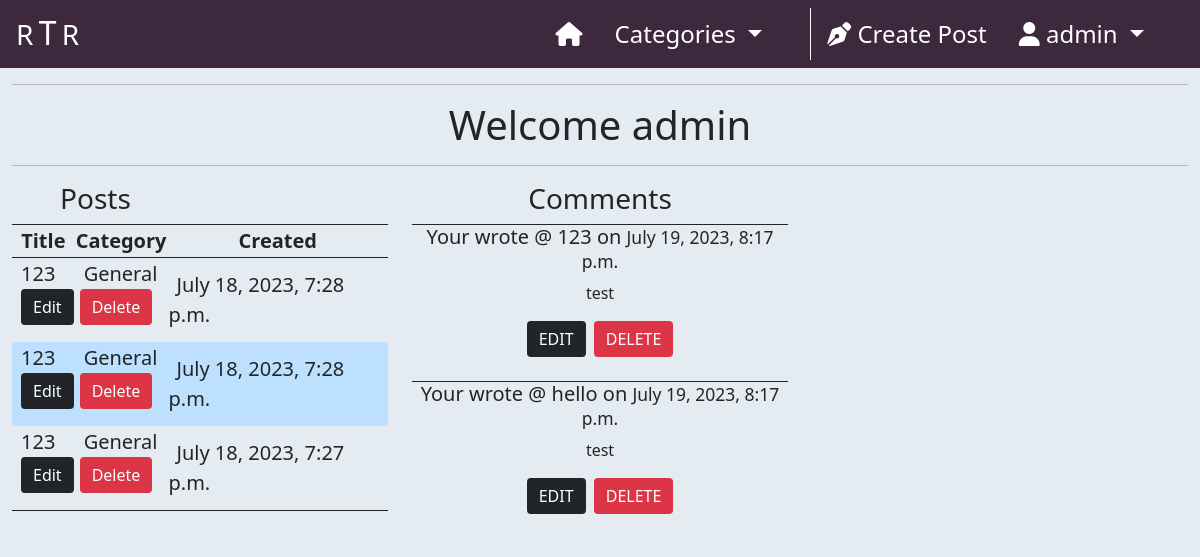
Before: /profile/ (signed in) with the older database file.
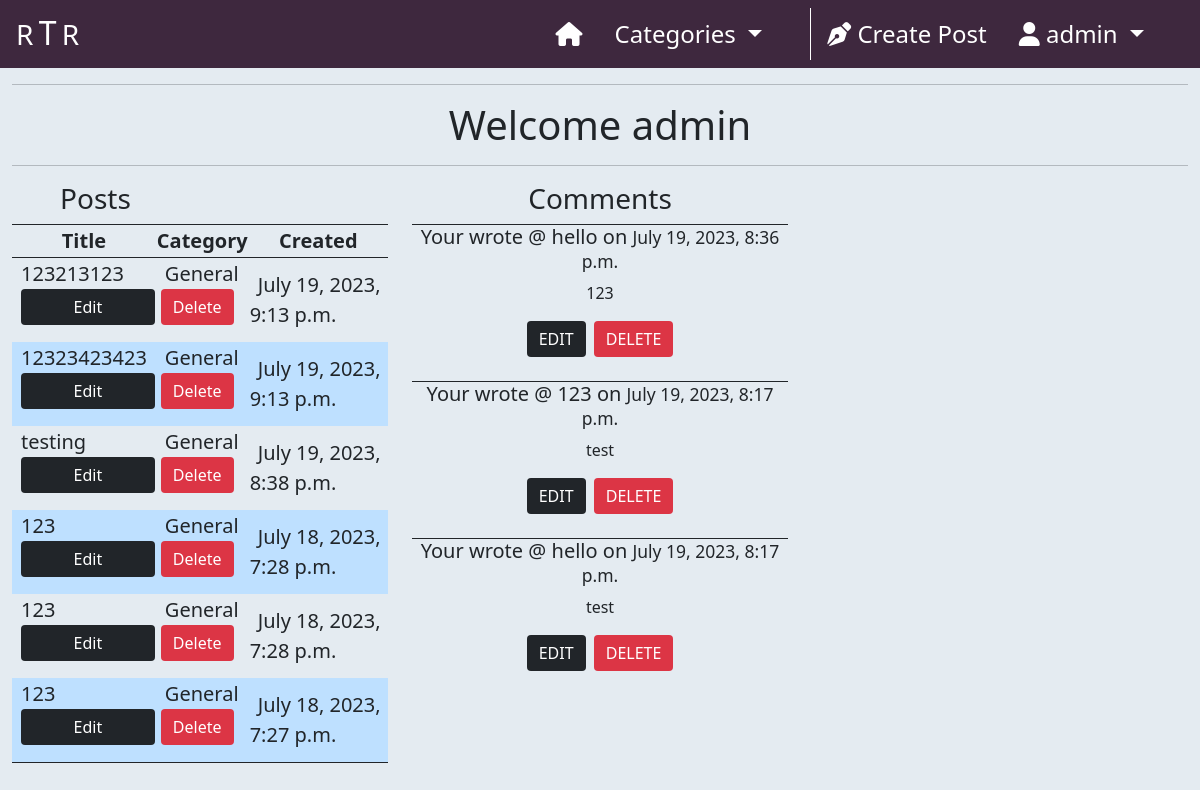
After: the same page with the newer database file.
### home/models.py (models this page shows, shortened)
class Post(models.Model):
    title = models.CharField(max_length=200)
    slug = models.SlugField(
        max_length=200,
        null=True,
        blank=True
    )
    author = models.ForeignKey(
        User,
        on_delete=models.CASCADE,
        related_name='posts'
    )
    excerpt = models.TextField(max_length=300, null=True, blank=True)
    content = models.TextField()
    category = models.ForeignKey(
        Category,
        max_length=30,
        null=True,
        blank=True,
        on_delete=models.SET_NULL
    )
    created_on = models.DateTimeField(auto_now_add=True)
    status = models.IntegerField(choices=STATUS, default=1)
    likes = models.ManyToManyField(User, related_name='likes', blank=True)
    class Meta:
        ordering = ['-created_on']
    def __str__(self):
        return self.title

class Category(models.Model):
    class Meta:
        verbose_name_plural = 'Categories'
    friendly_name = models.CharField(max_length=254)
    name = models.CharField(max_length=254, null=True, blank=True)
    def __str__(self):
        return self.name
    def get_friendly_name(self):
        return self.friendly_name

class Comment(models.Model):
    post = models.ForeignKey(
        Post,
        on_delete=models.CASCADE,
        related_name="comments"
    )
    author = models.ForeignKey(
        User,
        on_delete=models.CASCADE,
        related_name='user_comments'
    )
    body = models.TextField(max_length=300)
    created_on = models.DateTimeField(auto_now_add=True)
    approved = models.BooleanField(default=True)
    parent = models.ForeignKey(
        'self',
        null=True,
        blank=True,
        on_delete=models.CASCADE,
        related_name='replies'
    )
    class Meta:
        ordering = ['-created_on']

### profiles/views.py (the view)
# urls.py: path('', views.profile_view, name="profile"),
def profile_view(request):
    profile = get_object_or_404(UserProfile, id=request.user.id)
    posts = Post.objects.filter(
        author=profile.user.id
    ).order_by('-created_on')
    comments = Comment.objects.filter(
        author=request.user.id
    ).order_by('-created_on')
    return render(
        request,
        "profiles/profile.html",
        {
            'profile': profile,
            'posts': posts,
            'comments': comments,
        },
    )

### home/context_processors.py (called while the page is built)
def categories(request):
    return {
        'categories': Category.objects.all()
    }

### profiles/templates/profiles/profile.html (shortened to what this page needs)
{% extends "base.html" %}
{% load static %}
{% block content %}
    <div class="container-fluid">
        <div class="row">
            <div class="col-12 text-center">
                <hr>
                <h1>Welcome {{ request.user.username }}</h1>
                <hr>
            </div>
        </div>
        <div class="row">
            <div class="col-12 col-md-6 col-lg-4">
                <h3 class="ms-5">Posts</h3>
                <table class="border-bottom border-top border-dark mx-0">
                    <tr class="text-center border-bottom border-dark">
                        <th class="fs-5">Title</th>
                        <th class="fs-5">Category</th>
                        <th class="fs-5">Created</th>
                    </tr>
                    {% for post in posts %}
                        <tr {% if forloop.counter|divisibleby:2 %} style="background-color: #bee0ff;" {% endif %}>
                            <td>
                                <span class="fs-5 mx-2">
                                    {{ post.title }}
                                </span>
                                <a class="btn btn-dark border-0 mb-3 d-block ms-2" href="{% url 'edit_post' post.slug %}">
                                    Edit
                                </a>
                            </td>
                            <td>
                                <span class="fs-5 mx-2">
                                    {{ post.category|title }}
                                </span>
                                <button type="button"
                                        class="btn btn-danger border-0 d-block mb-3 ms-1"
                                        data-bs-toggle="modal"
                                        data-bs-target="#post-delete-modal-{{ post.id }}">
                                    Delete
                                </button>
                            </td>
                            <td><span class="fs-5 mx-2">{{ post.created_on }}</span></td>
                        </tr>
                    {% endfor %}
                </table>
            </div>
            <div class="col-12 col-md-6 col-lg-4 text-center">
                <h3>Comments</h3>
                {% for comment in comments %}
                    <div class="border-top border-dark mt-2 text-center">
                        <h5>Your wrote @ {{ comment.post }} on <small>{{ comment.created_on }}</small></h5>
                        <p>{{ comment.body }}</p>
                        <div class="options-container">
                            <button class="btn btn-dark border-0 mb-3" href="">EDIT</button>
                            <button type="button"
                                    class="btn btn-danger border-0 mb-3 ms-1"
                                    data-bs-toggle="modal"
                                    data-bs-target="#comment-delete-modal-{{ comment.id }}">
                                DELETE
                            </button>
                        </div>
                    </div>
                {% endfor %}
            </div>
        </div>
    </div>
{% endblock %}

### templates/base.html (shortened to what this page needs)
{% load static %}
<!DOCTYPE html>
<html class="h-100 w-100" lang="en">
    <head>
        {% block corecss %}
            <link rel="stylesheet"
                  href="https://cdnjs.cloudflare.com/ajax/libs/font-awesome/5.15.3/css/all.min.css"
            >
            <link href="https://cdn.jsdelivr.net/npm/bootstrap@5.0.1/dist/css/bootstrap.min.css"
                  rel="stylesheet"
            >
            <link rel="stylesheet"
                  href="{% static 'css/base.css' %}"
            >
        {% endblock %}
    </head>
    <body class="h-100 w-100 d-flex flex-column bg-alice">
        <nav class="navbar navbar-expand-lg navbar-dark bg-purple">
            <a class="navbar-brand ms-3" href="{% url 'index' %}">
                <span class="fs-3 text-white">R</span>
                <h2 class="d-inline text-white">T</h2>
                <span class="fs-3 text-white me-5">R</span>
            </a>
            <div class="collapse navbar-collapse" id="navbarNavDropdown">
              <ul class="navbar-nav ms-auto me-5">
                <li class="nav-item">
                  <a class="nav-link ms-2 me-2 text-white fs-4"
                     href="{% url 'index' %}">
                    <i class="fa-solid fa-house" style="color: #ffffff;"></i>
                  </a>
                </li>
                <li class="nav-item dropdown">
                  <a class="nav-link dropdown-toggle ms-2 me-2 text-white fs-4"
                     href="#"
                     id="categories-dropdown" data-bs-toggle="dropdown"
                     aria-haspopup="true" aria-expanded="false">
                    Categories
                  </a>
                </li>
                <li class="nav-item active">
                  <a class="nav-link ms-2 text-white fs-4 me-2" href="#">
                  </a>
                </li>
                {% if user.is_authenticated %}
                  <li class="nav-item">
                    <a class="nav-link ms-2 me-2 text-white fs-4"
                       href="{% url 'create_post' %}">
                      <i class="fa-sharp fa-solid fa-pen-nib" style="color: #ffffff;"></i>
                      Create Post
                    </a>
                  </li>
                  <li class="nav-item dropdown">
                    <a class="nav-link dropdown-toggle ms-2 text-white fs-4" href="#"
                       id="userDropDown" data-bs-toggle="dropdown"
                       aria-haspopup="true" aria-expanded="false">
                      <i class="fa-solid fa-user" style="color: #ffffff;"></i>
                      {{ user.username }}
                    </a>
                  </li>
                {% endif %}
              </ul>
            </div>
          </nav>
        {% block content %}
        {% endblock content %}
    </body>
</html>

### static/css/base.css (style rules this page uses)
.bg-alice { background-color: #E4EBF1; }
.bg-purple { background-color: #3E283E; }

Changed rows visible on the page:
added Post: title "123213123", category "General", created_on "July 19, 2023, 9:13 p.m."
added Post: title "12323423423", category "General", created_on "July 19, 2023, 9:13 p.m."
added Post: title "testing", category "General", created_on "July 19, 2023, 8:38 p.m."
added Comment: post "hello", created_on "July 19, 2023, 8:36 p.m.", body "123"
